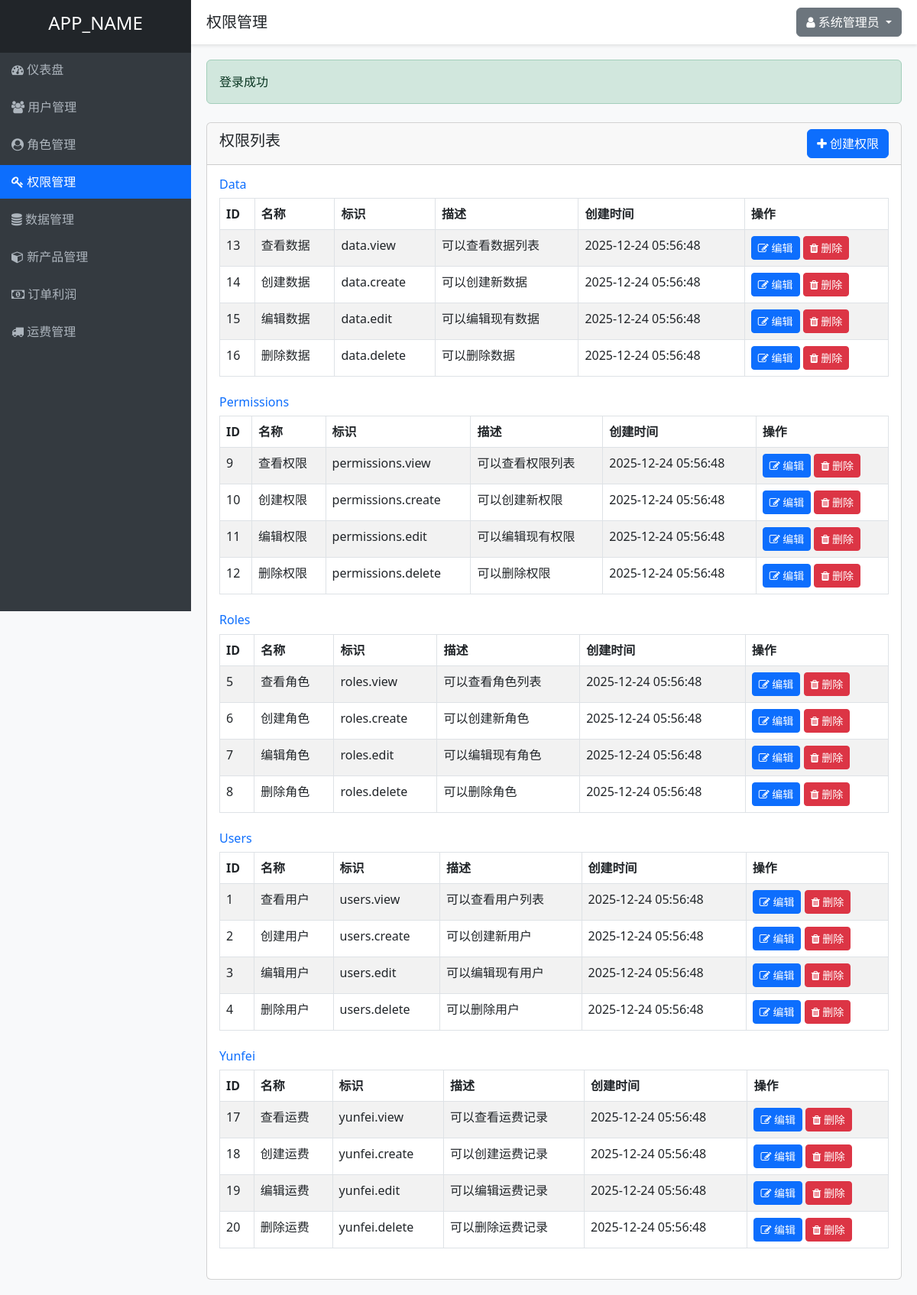
Page /permissions.php (signed in) on the committed database.
### tables this page shows
CREATE TABLE IF NOT EXISTS permissions (
    id INT AUTO_INCREMENT PRIMARY KEY,
    name VARCHAR(50) NOT NULL UNIQUE,
    slug VARCHAR(50) NOT NULL UNIQUE,
    description TEXT,
    module VARCHAR(50) NOT NULL,
    created_at TIMESTAMP DEFAULT CURRENT_TIMESTAMP,
    updated_at TIMESTAMP DEFAULT CURRENT_TIMESTAMP ON UPDATE CURRENT_TIMESTAMP
);

### controllers/PermissionController.php (called while the page is built, shortened)
<?php
require_once APP_ROOT . '/models/Permission.php';
require_once APP_ROOT . '/helpers/functions.php';
class PermissionController {
    private $permissionModel;
    public function __construct() {
        $this->permissionModel = new Permission();
    }
    public function index() {
        $permissions = $this->permissionModel->getAllByModule();
        $title = '权限管理';
        include VIEWS_DIR . '/layouts/header.php';
        include VIEWS_DIR . '/permissions/index.php';
        include VIEWS_DIR . '/layouts/footer.php';
    }
}
?>

### helpers/functions.php (called while the page is built, shortened)
<?php
function getSuccess() {
    $success = $_SESSION['success'] ?? '';
    return $success;
}
function isLoggedIn() {
    return isset($_SESSION['user_id']);
}
function getCurrentUserId() {
    return $_SESSION['user_id'] ?? null;
}
function hasPermission($permissionSlug) {
    require_once APP_ROOT . '/models/Permission.php';
    $permissionModel = new Permission();
    return $permissionModel->checkUserPermission(getCurrentUserId(), $permissionSlug);
}
?>

### includes/database.php (called while the page is built, shortened)
<?php
class Database {
    private static $instance = null;
    private $conn;
    private function __construct() {
        try {
            $this->conn = new PDO(
                "mysql:host=" . DB_HOST . ";dbname=" . DB_NAME . ";charset=utf8",
                DB_USER,
                DB_PASS,
                [
                    PDO::ATTR_ERRMODE => PDO::ERRMODE_EXCEPTION,
                    PDO::ATTR_DEFAULT_FETCH_MODE => PDO::FETCH_ASSOC,
                    PDO::ATTR_EMULATE_PREPARES => false
                ]
            );
        } catch(PDOException $e) {
            die("数据库连接失败: " . $e->getMessage());
        }
    }
    public static function getInstance() {
        if(self::$instance === null) {
            self::$instance = new Database();
        }
        return self::$instance;
    }
    public function query($sql, $params = []) {
        $stmt = $this->conn->prepare($sql);
        $stmt->execute($params);
        return $stmt;
    }
}
?>

### models/Permission.php (called while the page is built, shortened)
<?php
require_once APP_ROOT . '/includes/database.php';
class Permission {
    private $db;
    public function __construct() {
        $this->db = Database::getInstance();
    }
    public function getAll() {
        $sql = "SELECT * FROM permissions ORDER BY module, id";
        $stmt = $this->db->query($sql);
        return $stmt->fetchAll();
    }
    public function getAllByModule() {
        $permissions = $this->getAll();
        $grouped = [];
        foreach ($permissions as $permission) {
            $module = $permission['module'];
            if (!isset($grouped[$module])) {
                $grouped[$module] = [];
            }
            $grouped[$module][] = $permission;
        }
        return $grouped;
    }
    public function checkUserPermission($userId, $permissionSlug) {
        $sql = "SELECT COUNT(*) as count FROM permissions p
                JOIN role_permissions rp ON p.id = rp.permission_id
                JOIN user_roles ur ON rp.role_id = ur.role_id
                WHERE ur.user_id = ? AND p.slug = ?";
        $stmt = $this->db->query($sql, [$userId, $permissionSlug]);
        $result = $stmt->fetch();
        return $result['count'] > 0;
    }
}
?>

### views/permissions/index.php (the view)
<div class="row mt-4">
    <div class="col-md-12">
        <div class="card">
            <div class="card-header d-flex justify-content-between align-items-center">
                <h5>权限列表</h5>
                <?php if (hasPermission('permissions.create')): ?>
                    <a href="<?php echo APP_URL; ?>/permissions.php?action=create" class="btn btn-primary">
                        <i class="fa fa-plus"></i> 创建权限
                    </a>
                <?php endif; ?>
            </div>
            <div class="card-body">
                <?php foreach ($permissions as $module => $modulePermissions): ?>
                    <div class="mb-4">
                        <h6 class="text-primary"><?php echo ucfirst($module); ?></h6>
                        <table class="table table-bordered table-striped">
                            <thead>
                                <tr>
                                    <th>ID</th>
                                    <th>名称</th>
                                    <th>标识</th>
                                    <th>描述</th>
                                    <th>创建时间</th>
                                    <th>操作</th>
                                </tr>
                            </thead>
                            <tbody>
                                <?php foreach ($modulePermissions as $permission): ?>
                                    <tr>
                                        <td><?php echo $permission['id']; ?></td>
                                        <td><?php echo $permission['name']; ?></td>
                                        <td><?php echo $permission['slug']; ?></td>
                                        <td><?php echo $permission['description']; ?></td>
                                        <td><?php echo $permission['created_at']; ?></td>
                                        <td>
                                            <?php if (hasPermission('permissions.edit')): ?>
                                                <a href="<?php echo APP_URL; ?>/permissions.php?action=edit&id=<?php echo $permission['id']; ?>" class="btn btn-sm btn-primary">
                                                    <i class="fa fa-edit"></i> 编辑
                                                </a>
                                            <?php endif; ?>
                                            <?php if (hasPermission('permissions.delete')): ?>
                                                <a href="<?php echo APP_URL; ?>/permissions.php?action=delete&id=<?php echo $permission['id']; ?>" class="btn btn-sm btn-danger" onclick="return confirm('确定要删除这个权限吗？');">
                                                    <i class="fa fa-trash"></i> 删除
                                                </a>
                                            <?php endif; ?>
                                        </td>
                                    </tr>
                                <?php endforeach; ?>
                            </tbody>
                        </table>
                    </div>
                <?php endforeach; ?>
            </div>
        </div>
    </div>
</div>

### permissions.php (shortened to what this page needs)
<?php
require_once __DIR__ . '/controllers/PermissionController.php';
$permissionController = new PermissionController();
$action = $_GET['action'] ?? 'index';
switch ($action) {
    case 'index':
        $permissionController->index();
        break;
}
?>

### views/layouts/header.php (shortened to what this page needs)
<!DOCTYPE html>
<html lang="zh-CN">
<head>
    <link href="https://cdn.jsdelivr.net/npm/bootstrap@5.3.0/dist/css/bootstrap.min.css" rel="stylesheet">
    <link href="https://cdn.jsdelivr.net/npm/font-awesome@4.7.0/css/font-awesome.min.css" rel="stylesheet">
</head>
<body>
    <div class="sidebar">
        <div class="p-3 bg-dark text-center">
            <h4><?php echo APP_NAME; ?></h4>
        </div>
        <div class="nav">
            <div class="nav-item">
                <a href="<?php echo APP_URL; ?>/dashboard.php" class="<?php echo basename($_SERVER['PHP_SELF']) == 'dashboard.php' ? 'active' : ''; ?>">
                    <i class="fa fa-dashboard"></i> 仪表盘
                </a>
            </div>
            <?php if (hasPermission('users.view')): ?>
            <div class="nav-item">
                <a href="<?php echo APP_URL; ?>/users.php" class="<?php echo basename($_SERVER['PHP_SELF']) == 'users.php' ? 'active' : ''; ?>">
                    <i class="fa fa-users"></i> 用户管理
                </a>
            </div>
            <?php endif; ?>
            <?php if (hasPermission('roles.view')): ?>
            <div class="nav-item">
                <a href="<?php echo APP_URL; ?>/roles.php" class="<?php echo basename($_SERVER['PHP_SELF']) == 'roles.php' ? 'active' : ''; ?>">
                    <i class="fa fa-user-circle"></i> 角色管理
                </a>
            </div>
            <?php endif; ?>
            <?php if (hasPermission('permissions.view')): ?>
            <div class="nav-item">
                <a href="<?php echo APP_URL; ?>/permissions.php" class="<?php echo basename($_SERVER['PHP_SELF']) == 'permissions.php' ? 'active' : ''; ?>">
                    <i class="fa fa-key"></i> 权限管理
                </a>
            </div>
            <?php endif; ?>
            <?php if (hasPermission('data.view')): ?>
            <div class="nav-item">
                <a href="<?php echo APP_URL; ?>/data.php" class="<?php echo basename($_SERVER['PHP_SELF']) == 'data.php' ? 'active' : ''; ?>">
                    <i class="fa fa-database"></i> 数据管理
                </a>
            </div>
            <?php endif; ?>
            <?php if (isLoggedIn()): ?>
            <div class="nav-item">
                <a href="<?php echo APP_URL; ?>/new_products.php" class="<?php echo basename($_SERVER['PHP_SELF']) == 'new_products.php' ? 'active' : ''; ?>">
                    <i class="fa fa-cube"></i> 新产品管理
                </a>
            </div>
            <?php endif; ?>
            <?php if (isLoggedIn()): ?>
            <div class="nav-item">
                <a href="<?php echo APP_URL; ?>/order_profit.php" class="<?php echo basename($_SERVER['PHP_SELF']) == 'order_profit.php' ? 'active' : ''; ?>">
                    <i class="fa fa-money"></i> 订单利润
                </a>
            </div>
            <?php endif; ?>
            <?php if (hasPermission('yunfei.view')): ?>
            <div class="nav-item">
                <a href="<?php echo APP_URL; ?>/yunfei.php" class="<?php echo basename($_SERVER['PHP_SELF']) == 'yunfei.php' ? 'active' : ''; ?>">
                    <i class="fa fa-truck"></i> 运费管理
                </a>
            </div>
            <?php endif; ?>
        </div>
    </div>
    <div class="header">
        <div class="d-flex justify-content-between align-items-center">
            <h5 class="mb-0"><?php echo $title ?? '欢迎使用'; ?></h5>
            <div class="dropdown">
                <button class="btn btn-secondary dropdown-toggle" type="button" id="userDropdown" data-bs-toggle="dropdown" aria-expanded="false">
                    <i class="fa fa-user"></i> <?php echo $_SESSION['full_name']; ?>
                </button>
            </div>
        </div>
    </div>
    <div class="content">
        <?php if ($success = getSuccess()): ?>
            <div class="alert alert-success" role="alert">
                <?php echo $success; ?>
            </div>
        <?php endif; ?>

### views/layouts/footer.php (shortened to what this page needs)
    </div>
</body>
</html>

### views/layouts/header.php (style rules this page uses)
body { background-color: #f8f9fa; }
.sidebar { height: 100vh; background-color: #343a40; color: white; position: fixed; top: 0; left: 0; width: 250px; overflow-y: auto; }
.sidebar a { color: #adb5bd; text-decoration: none; display: block; padding: 10px 15px; }
.sidebar .active { background-color: #0d6efd; color: white; }
.content { margin-left: 250px; padding: 20px; }
.header { background-color: white; padding: 10px 20px; box-shadow: 0 2px 4px rgba(0, 0, 0, 0.1); margin-left: 250px; }
.nav { display: flex;flex-direction: column; }
.nav-item { margin-bottom: 5px; display: block; }

### rows in the picture
permissions: id "13", name "查看数据", slug "data.view", description "可以查看数据列表", created_at "2025-12-24 05:56:48"
permissions: id "14", name "创建数据", slug "data.create", description "可以创建新数据", created_at "2025-12-24 05:56:48"
permissions: id "15", name "编辑数据", slug "data.edit", description "可以编辑现有数据", created_at "2025-12-24 05:56:48"
permissions: id "16", name "删除数据", slug "data.delete", description "可以删除数据", created_at "2025-12-24 05:56:48"
permissions: id "9", name "查看权限", slug "permissions.view", description "可以查看权限列表", created_at "2025-12-24 05:56:48"
permissions: id "10", name "创建权限", slug "permissions.create", description "可以创建新权限", created_at "2025-12-24 05:56:48"
permissions: id "11", name "编辑权限", slug "permissions.edit", description "可以编辑现有权限", created_at "2025-12-24 05:56:48"
permissions: id "12", name "删除权限", slug "permissions.delete", description "可以删除权限", created_at "2025-12-24 05:56:48"
permissions: id "5", name "查看角色", slug "roles.view", description "可以查看角色列表", created_at "2025-12-24 05:56:48"
permissions: id "6", name "创建角色", slug "roles.create", description "可以创建新角色", created_at "2025-12-24 05:56:48"
permissions: id "7", name "编辑角色", slug "roles.edit", description "可以编辑现有角色", created_at "2025-12-24 05:56:48"
permissions: id "8", name "删除角色", slug "roles.delete", description "可以删除角色", created_at "2025-12-24 05:56:48"
permissions: id "1", name "查看用户", slug "users.view", description "可以查看用户列表", created_at "2025-12-24 05:56:48"
permissions: id "2", name "创建用户", slug "users.create", description "可以创建新用户", created_at "2025-12-24 05:56:48"
permissions: id "3", name "编辑用户", slug "users.edit", description "可以编辑现有用户", created_at "2025-12-24 05:56:48"
permissions: id "4", name "删除用户", slug "users.delete", description "可以删除用户", created_at "2025-12-24 05:56:48"
permissions: module "Yunfei", id "20", name "删除运费", slug "yunfei.delete", description "可以删除运费记录", created_at "2025-12-24 05:56:48"
permissions: id "17", name "查看运费", slug "yunfei.view", description "可以查看运费记录", created_at "2025-12-24 05:56:48"
permissions: id "18", name "创建运费", slug "yunfei.create", description "可以创建运费记录", created_at "2025-12-24 05:56:48"
permissions: id "19", name "编辑运费", slug "yunfei.edit", description "可以编辑运费记录", created_at "2025-12-24 05:56:48"

### other values in the picture
APP_NAME "APP_NAME"
$title "权限管理"
$_SESSION['full_name'] "系统管理员"
$success "登录成功"
$module "Data"
$module "Permissions"
$module "Roles"
$module "Users"
